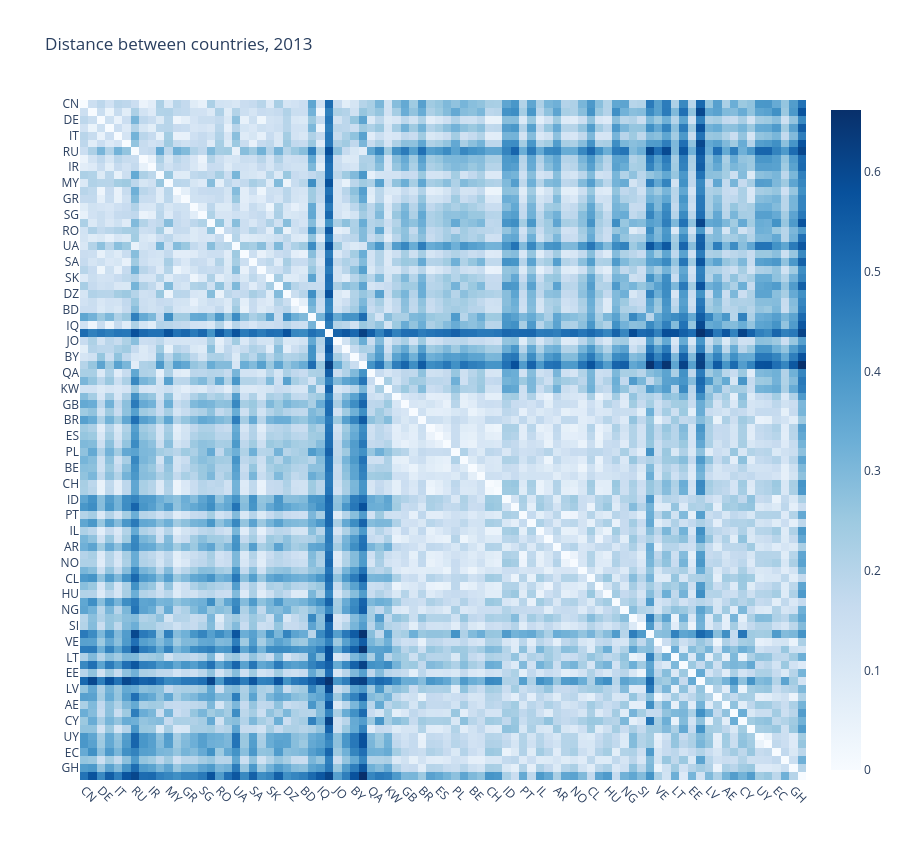

This figure's notebook cell:
### Code cell
country_labels = (
    df_map_clean_yearly.query("year==@year")
    .merge(df_cs_yearly.xs(year, level=1).sum(axis=1).to_frame("total"),
           left_on="country", right_index=True, how="left")
    .sort_values(["cluster", "total"], ascending=[True, False])["country"].to_list()
)

# y_labels = df_cs.sum(axis=1).sort_values(ascending=False).index.to_list()
# y_labels = df_dist.index.to_list()
uf.plotly_heatmap(
    df_dist_yearly.xs(year, level=1).loc[country_labels, country_labels],
    x_labels=country_labels,
    y_labels=country_labels,
    # z_min=0, z_max=1,
    colorscale="non-symmetrical",
    x_type="country",
    y_type="country",
    title=f"Distance between countries, {year}",
    line_height=10
)

### Figure 1 — Plotly figure (JSON) as saved in the notebook; plotly's stock layout.template omitted (floating-point values rounded to 4 significant figures; data arrays with more than 128 entries replaced by an {"elided": "..."} marker saying what was removed)
{"data": [{"colorscale": [[0, "rgb(247,251,255)"], [0.125, "rgb(222,235,247)"], [0.25, "rgb(198,219,239)"], [0.375, "rgb(158,202,225)"], [0.5, "rgb(107,174,214)"], [0.625, "rgb(66,146,198)"], [0.75, "rgb(33,113,181)"], [0.875, "rgb(8,81,156)"], [1, "rgb(8,48,107)"]], "customdata": {"elided": "86x86x2 str values"}, "hovertemplate": "<b>X: </b>%{customdata[0]}<br><b>Y: </b>%{customdata[1]}<br><b>Z: </b> %{z:.3f}<br><extra></extra>", "type": "heatmap", "x": ["CN", "JP", "DE", "IN", "IT", "KR", "RU", "TW", "IR", "TR", "MY", "AT", "GR", "CZ", "SG", "EG", "RO", "TH", "UA", "PK", "SA", "RS", "SK", "TN", "DZ", "BG", "BD", "MA", "IQ", "UZ", "JO", "VN", "BY", "TJ", "QA", "NP", "KW", "US", "GB", "FR", "BR", "CA", "ES", "AU", "PL", "NL", "BE", "MX", "CH", "SE", "ID", "CO", "PT", "ZA", "IL", "DK", "AR", "FI", "NO", "NZ", "CL", "IE", "HU", "HR", "NG", "HK", "SI", "CU", "VE", "PE", "LT", "CR", "EE", "LU", "LV", "PH", "AE", "LK", "CY", "LB", "UY", "KE", "EC", "PR", "GH", "BO"], "y": ["CN", "JP", "DE", "IN", "IT", "KR", "RU", "TW", "IR", "TR", "MY", "AT", "GR", "CZ", "SG", "EG", "RO", "TH", "UA", "PK", "SA", "RS", "SK", "TN", "DZ", "BG", "BD", "MA", "IQ", "UZ", "JO", "VN", "BY", "TJ", "QA", "NP", "KW", "US", "GB", "FR", "BR", "CA", "ES", "AU", "PL", "NL", "BE", "MX", "CH", "SE", "ID", "CO", "PT", "ZA", "IL", "DK", "AR", "FI", "NO", "NZ", "CL", "IE", "HU", "HR", "NG", "HK", "SI", "CU", "VE", "PE", "LT", "CR", "EE", "LU", "LV", "PH", "AE", "LK", "CY", "LB", "UY", "KE", "EC", "PR", "GH", "BO"], "z": {"elided": "86x86 float values"}}], "layout": {"height": 860, "title": {"text": "Distance between countries, 2013"}, "xaxis": {"automargin": true, "tickangle": 45}, "yaxis": {"automargin": true, "autorange": "reversed"}}}
